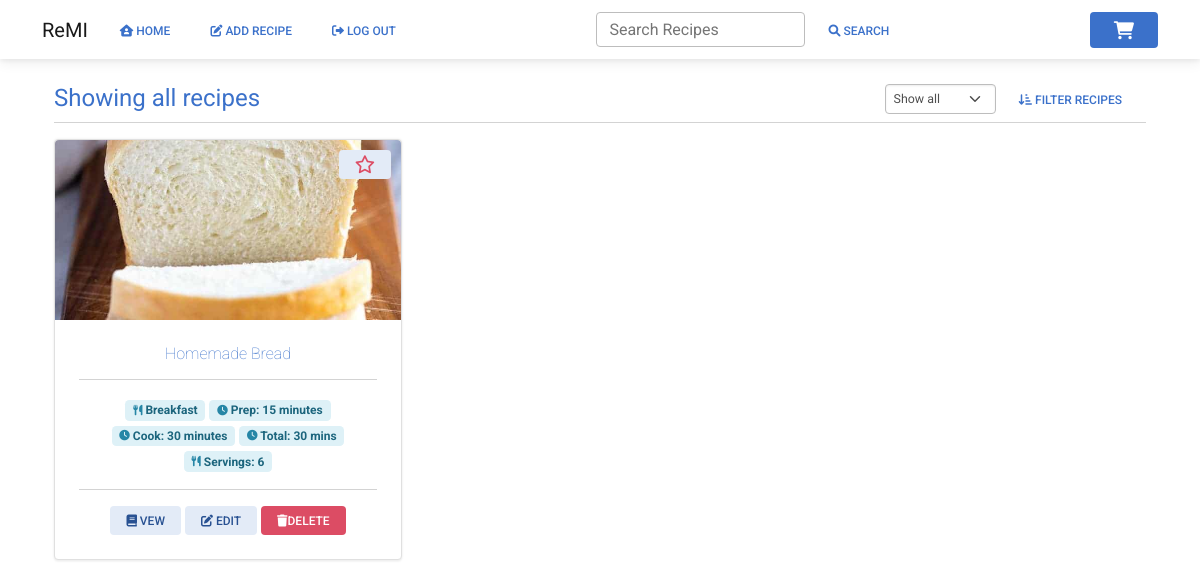
/all_recipes (signed in), run on an earlier commit of the app's database.
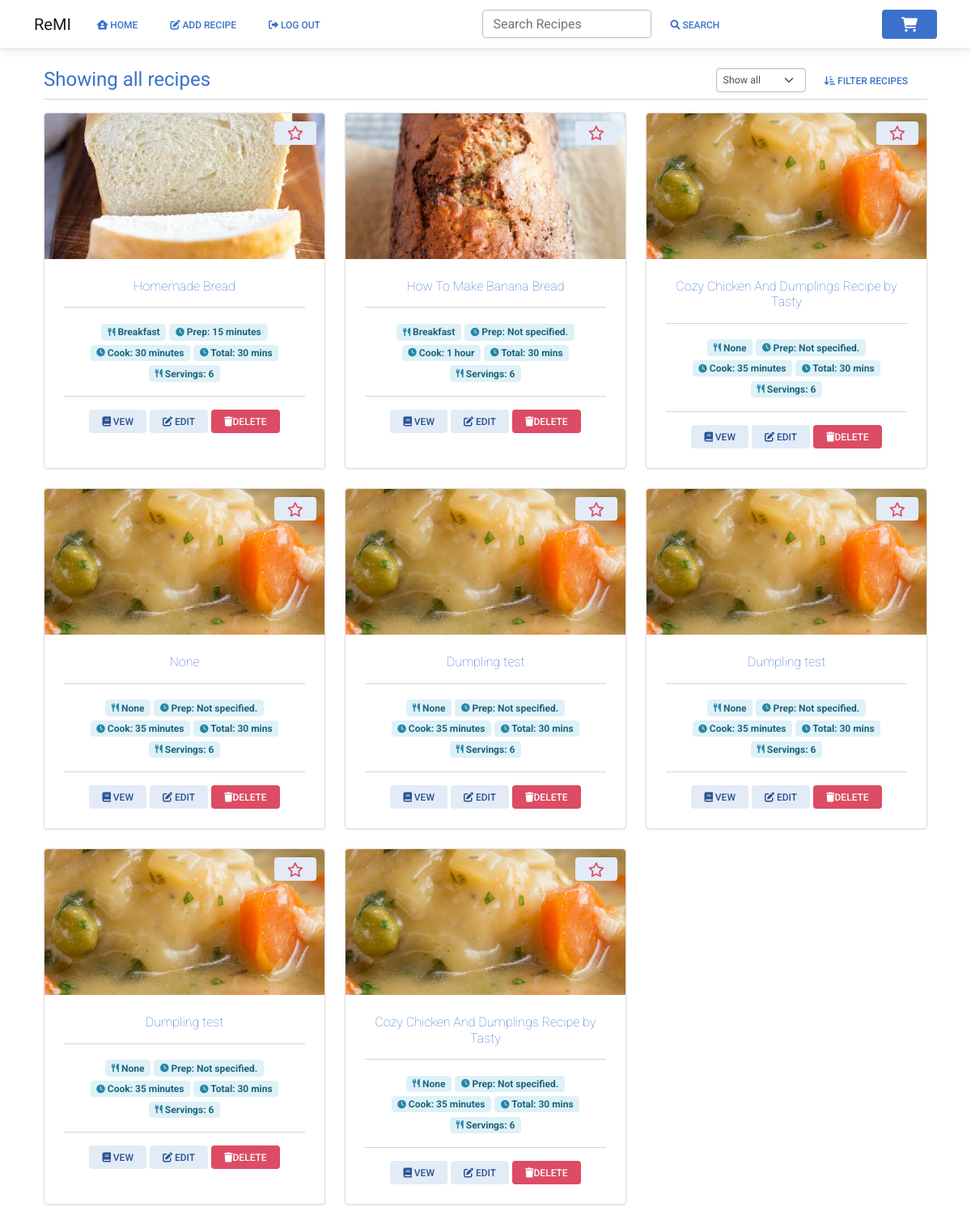
And on a later commit of the database.
### website/models.py (models this page shows)
class Recipe(db.Model):
    id = db.Column(db.Integer, primary_key=True)
    uuid = db.Column(db.Integer, primary_key=False)
    username = db.Column(db.Integer, db.ForeignKey('user.id'))
    recipe_name = db.Column(db.String(200))
    prep_time = db.Column(db.Integer, primary_key=False)
    cook_time = db.Column(db.Integer, primary_key=False)
    total_time = db.Column(db.Integer, primary_key=False)
    ingredients = db.Column(db.String())
    servings = db.Column(db.String())
    ingredients_quantity = db.Column(db.String())
    ingredients_measurement = db.Column(db.String())
    instructions = db.Column(db.String())
    instructions_json = db.Column(db.String())
    original_url = db.Column(db.String())
    date_parsed = db.Column(db.String())
    image = db.Column(db.String())
    favorite = db.Column(db.Boolean, default=False)
    category = db.Column(db.String())
    ingredient_list = db.relationship('Ingredients')
    tags = db.relationship('Tag', secondary=recipe_tag, backref='recipe')

### website/views.py (the view, shortened to what this page needs)
@views.route('/all_recipes', methods=['GET', 'POST'])
@login_required
def all_recipes():
    shopping_list = ShoppingList.query.count()
    session['shopping_list'] = shopping_list
    recipes = Recipe.query.filter_by(username=current_user.id).all()
    page_title = "Showing all recipes"
    return render_template("all_recipes.html", user=current_user, recipes=recipes, shopping_list=shopping_list, page_title=page_title)

### website/__init__.py (called while the page is built)
def create_app():
    app = Flask(__name__)
    app.config['SECRET_KEY'] = 'sdf897sdf987'
    app.config['SQLALCHEMY_DATABASE_URI'] = f'sqlite:///{DB_NAME}'
    db.init_app(app)
    from .views import views
    from .auth import auth
    app.register_blueprint(views, url_prefix='/')
    app.register_blueprint(auth, url_prefix='/')
    from .models import User, Recipe
    with app.app_context():
        db.create_all()
    login_manager = LoginManager()
    login_manager.login_view = 'auth.login'
    login_manager.init_app(app)
    @login_manager.user_loader
    def load_user(id):
        return User.query.get(int(id))
    return app

### website/templates/all_recipes.html (shortened to what this page needs)
{% extends "base.html" %}
{% block content %}
<br>
<div class="container">
    <div class="row mb-2">
        <div class="col">
            <h1 class="display-6 text-primary mb-0" style="font-size:1.5rem"><b>{{ page_title }}</b></h1>
        </div>
        <div class="col d-flex justify-content-end">
            <form method="POST">
                <div class="input-group input-group-sm w-100 text-end">
                    <select class="form-select rounded" id="sort_method" name="sort_method">
                        <option value="all">Show all</option>
                    </select>
                    <div class="input-group-append">
                        <button type="submit" class="btn btn-link"><i class="fa-solid fa-arrow-down-short-wide"></i>
                            Filter Recipes</button>
                    </div>
                </div>
            </form>
        </div>
    </div>
    <div class="row">
        <div class="col">
            <hr class="mt-0">
        </div>
    </div>
    <div class="row">
        {% for recipe in recipes %}
        <div class="d-flex justify-content-between col-lg-4 col-md-3 col-sm-6">
            <div class="card mb-4 shadow-2 border" style="border-radius:4px;">
                <img class="card-img-top" src="{{ url_for('static', filename=recipe.image) }}" style="width: 100%;height: 15vw;object-fit: cover;
            border-top-left-radius:4px; border-top-right-radius:4px">
                {% if recipe.favorite == True %}
                <button class="btn btn-secondary btn-sm" onclick="remove_favorite('{{ recipe.id }}')"
                    style="position:absolute; top: 10px; right: 10px">
                    <i class="fa-solid fa-star fa-xl text-danger"></i>
                </button>
                {% else %}
                <button class="btn btn-secondary btn-sm" onclick="add_favorite('{{ recipe.id }}')"
                    style="position:absolute; top: 10px; right: 10px">
                </button>
                {% endif %}
                <div class="card-body text-center rounded-4">
                    <h6 class="card-title"><span class=" text-primary fw-lighter">{{ recipe.recipe_name }}</span></h6>
                    <hr />
                    <span class="badge badge-info"> {{ recipe.category }}</span>
                    <span class="badge badge-info"> Prep: {{ recipe.prep_time
                        }}</span>
                    <span class="badge badge-info"> Cook: {{ recipe.cook_time
                        }}</span>
                    <span class="badge badge-info"> Total: 30 mins</span>
                    <span class="badge badge-info"> Servings: 6</span>
                    <hr />
                    <a href="view_recipe/{{ recipe.uuid }}" class="btn btn-secondary btn-sm shadow-none"><i
                            class="fa fa-book"></i> Vew
                    </a>
                    <a href="edit_recipe/{{ recipe.uuid }}" type="button" class="btn btn-secondary btn-sm shadow-none"><i class="fa-solid fa-pen-to-square"></i>
                        Edit
                    </a>
                    <button type="button" class="btn btn-danger btn-sm shadow-none" data-mdb-toggle="modal"
                        data-mdb-target="#delete_recipe" data-recipe-title="{{ recipe.recipe_name }}"
                        data-recipe-uuid="{{ recipe.uuid }}"><i class="fa fa-trash"></i>Delete
                    </button>
                </div>
            </div>
        </div>
        {% endfor %}
    </div>
</div>
{% endblock %}

### website/templates/base.html (shortened to what this page needs)
<!DOCTYPE html>
<html>
<head>
    <link href="https://cdnjs.cloudflare.com/ajax/libs/font-awesome/6.0.0/css/all.min.css" rel="stylesheet" />
    <link href="https://cdnjs.cloudflare.com/ajax/libs/mdb-ui-kit/6.0.1/mdb.min.css" rel="stylesheet" />
    <link rel="stylesheet" href="https://cdn.jsdelivr.net/npm/select2@4.1.0-rc.0/dist/css/select2.min.css" />
    <link rel="stylesheet"
        href="https://cdn.jsdelivr.net/npm/select2-bootstrap-5-theme@1.3.0/dist/select2-bootstrap-5-theme.min.css" />
</head>
<body>
    <nav class="navbar navbar-expand-lg navbar-light">
        <div class="container">
            <div class="d-flex">
                <a class="navbar-brand" href="#">ReMI</a>
                <div class="collapse navbar-collapse" id="navbarSupportedContent">
                    <ul class="navbar-nav mr-auto">
                        {% if user.is_authenticated %}
                        <li class="nav-item">
                            <a class="btn btn-link px-3 me-2" id="home" href="/"><i class="fa-solid fa-house-user"></i>
                                Home</a>
                        </li>
                        <li class="nav-item">
                            <a class="btn btn-link px-3 me-2" id="add_recipe" href="/add_recipe"><i
                                    class="fa-solid fa-pen-to-square"></i> Add Recipe</a>
                        </li>
                        <li class="nav-item">
                            <a class="btn btn-link px-3 me-2" id="logout" href="/logout"><i
                                    class="fa-solid fa-right-from-bracket"></i> Log Out</a>
                        </li>
                        {% endif %}
                    </ul>
                </div>
            </div>
            <div class="navbar-nav flex-row d-none d-md-flex">
                <form class="input-group w-auto my-auto d-none d-sm-flex">
                    <input autocomplete="off" type="search" class="form-control rounded" placeholder="Search Recipes"
                        style="min-width: 125px;" />
                    <button class="btn btn-link"><i class="fa-solid fa-magnifying-glass"></i> Search</button>
                </form>
            </div>
            <div class="d-flex align-items-center">
                <a href="/cart" class="btn btn-primary shadow-none position-relative">
                </a>
            </div>
        </div>
    </nav>
    <div class="container">
        {% block content %}
        {% endblock %}
    </div>
</body>
</html>

What changed in the data, as far as the page shows it:
added Recipe: image (picture), recipe_name "How To Make Banana Bread", category "Breakfast", prep_time "Not specified.", cook_time "1 hour"
added Recipe: image (picture), recipe_name "Cozy Chicken And Dumplings Recipe by Tasty", category "None", prep_time "Not specified.", cook_time "35 minutes"
added Recipe: image (picture), recipe_name "None", category "None", prep_time "Not specified.", cook_time "35 minutes"
added Recipe: image (picture), recipe_name "Dumpling test", category "None", prep_time "Not specified.", cook_time "35 minutes"
added Recipe: image (picture), recipe_name "Dumpling test", category "None", prep_time "Not specified.", cook_time "35 minutes"
added Recipe: image (picture), recipe_name "Dumpling test", category "None", prep_time "Not specified.", cook_time "35 minutes"
added Recipe: image (picture), recipe_name "Cozy Chicken And Dumplings Recipe by Tasty", category "None", prep_time "Not specified.", cook_time "35 minutes"
